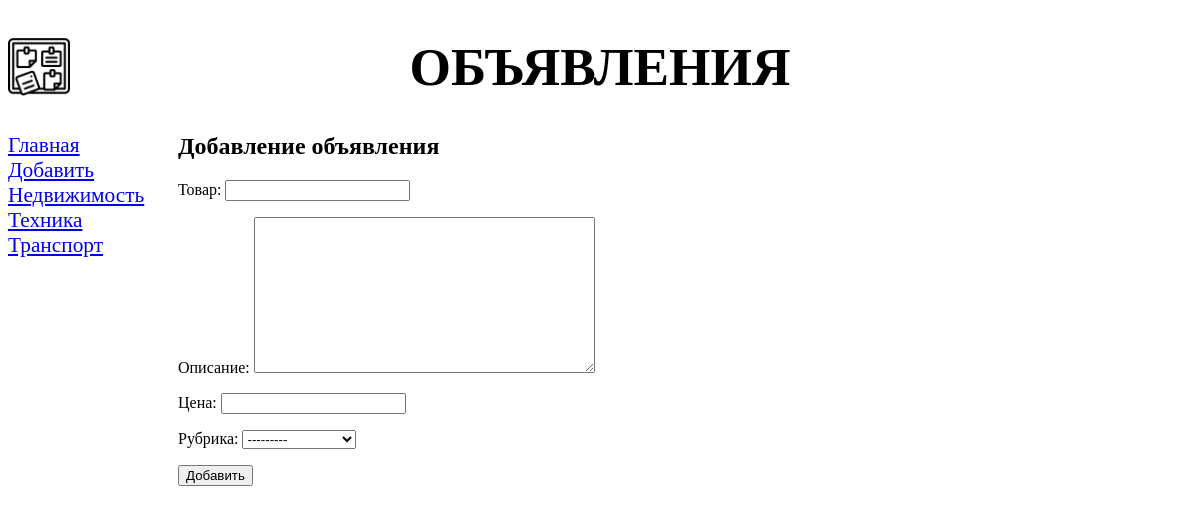
The page /bboard/add/ on the database its author committed.
### bboard/models.py (models this page shows)
class Rubric(models.Model):
    name = models.CharField(max_length=20, db_index=True, verbose_name='Название')
    def __str__(self):
        return self.name
    class Meta:
        verbose_name_plural = 'Рубрики'
        verbose_name = 'Рубрика'
        ordering = ['name']

### bboard/views.py (the view)
# urls.py: path('add/', BbCreateView.as_view(), name='add'),
class BbCreateView(CreateView):
    template_name = 'bboard/create.html'
    form_class = BbForm
    success_url = reverse_lazy('index')
    def get_context_data(self, **kwargs):
        context = super().get_context_data(**kwargs)
        context['rubrics'] = Rubric.objects.all()
        return context

### bboard/forms.py
class BbForm(ModelForm):
    class Meta:
        model = Bb
        fields = ('title', 'content', 'price', 'rubric')

### bboard/templates/bboard/create.html (shortened to what this page needs)
{% extends "layout/basic.html" %}
{% block content %}
<h2>Добавление объявления</h2>
<form method="post">
    {{ form.as_p }}
    <input type="submit" value="Добавить">
</form>
{% endblock %}

### bboard/templates/layout/basic.html (shortened to what this page needs)
{% load static %}
<!DOCTYPE html>
<html lang="en">
<head>
    <link rel="stylesheet" type="text/css" href="{% static 'bboard/style.css' %}">
</head>
<body>
<header>
    <h1>Объявления</h1>
</header>
<nav>
    <a href="{% url 'index' %}">Главная</a>
    <a href="{% url 'add' %}">Добавить</a>
    {% for rubric in rubrics %}
    <a href="{% url 'by_rubric' rubric.pk %}">{{ rubric.name }}</a>
    {% endfor %}
</nav>
<section>
    {% block content %}
    {% endblock %}
</section>
</body>
</html>

### bboard/static/bboard/style.css (style rules this page uses)
header h1 { font-size: 40pt; text-transform: uppercase; text-align: center; background: url('bg.jpg') left / auto 100% no-repeat; }
nav { font-size: 16pt; width: 150px; float: left; }
nav a { display: block; margin: 10 px 0 px; }
section { margin-left: 170px; }

### rows shown on the page
Rubric: name "Недвижимость"
Rubric: name "Техника"
Rubric: name "Транспорт"
